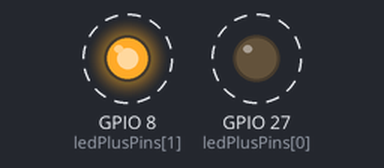
This program was run on a simulated Raspberry Pi (BCM pin numbers). On the bench: output pins drawn as LEDs (lit = HIGH). Dashed ring = blinking.

Above: at 0.5 s.
Timing chart, 0 to 4.6 s (numbered marks = the images above):
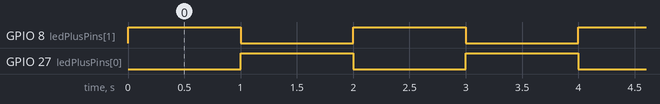

The program:

light.py
```python
import RPi.GPIO as rg
import time

rg.setmode(rg.BCM)

ledPlusPins = [27, 8]

rg.setup(ledPlusPins, rg.OUT)

try:
    while True:
        for i in range(len(ledPlusPins)):
            rg.output(ledPlusPins[i], rg.LOW) if i%2 == 0 else rg.output(ledPlusPins[i], rg.HIGH)
        time.sleep(1)

        for i in range(len(ledPlusPins)):
            rg.output(ledPlusPins[i], rg.HIGH) if i%2 == 0 else rg.output(ledPlusPins[i], rg.LOW)
        time.sleep(1)

except KeyboardInterrupt:
    rg.cleanup()
```

Measured:
- by itself, GPIO 8 (ledPlusPins[1]), GPIO 27 (ledPlusPins[0]): alternates HIGH for 1.0 s and LOW for 1.0 s
